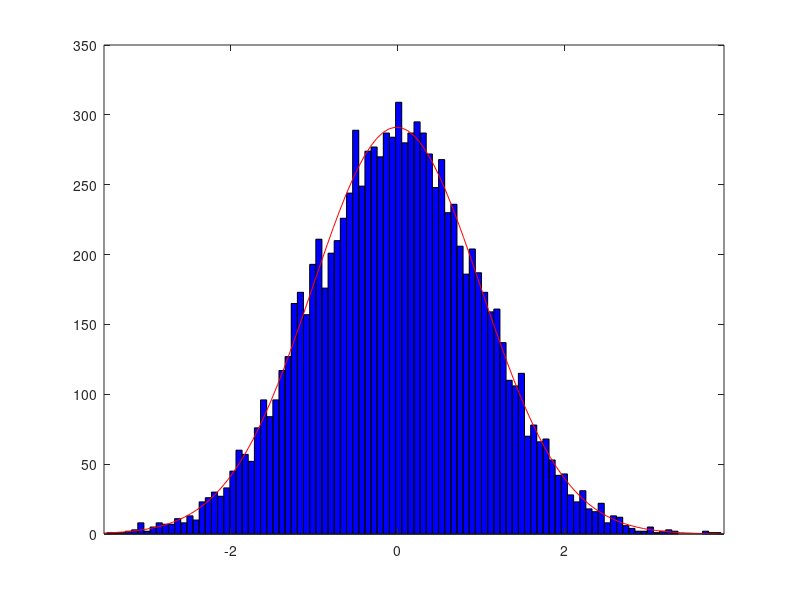

Write the MATLAB code that produced this figure.
%generate 1000 random numbers between 0 and 1
gaussian_data=randn(10000,1);
plot(gaussian_data);
%create histogram with 100 bins
hist(gaussian_data,100);

%fit data to a probability distribution. Since array contains random
%numbers, the distribution will be Gaussian
histfit(gaussian_data);
